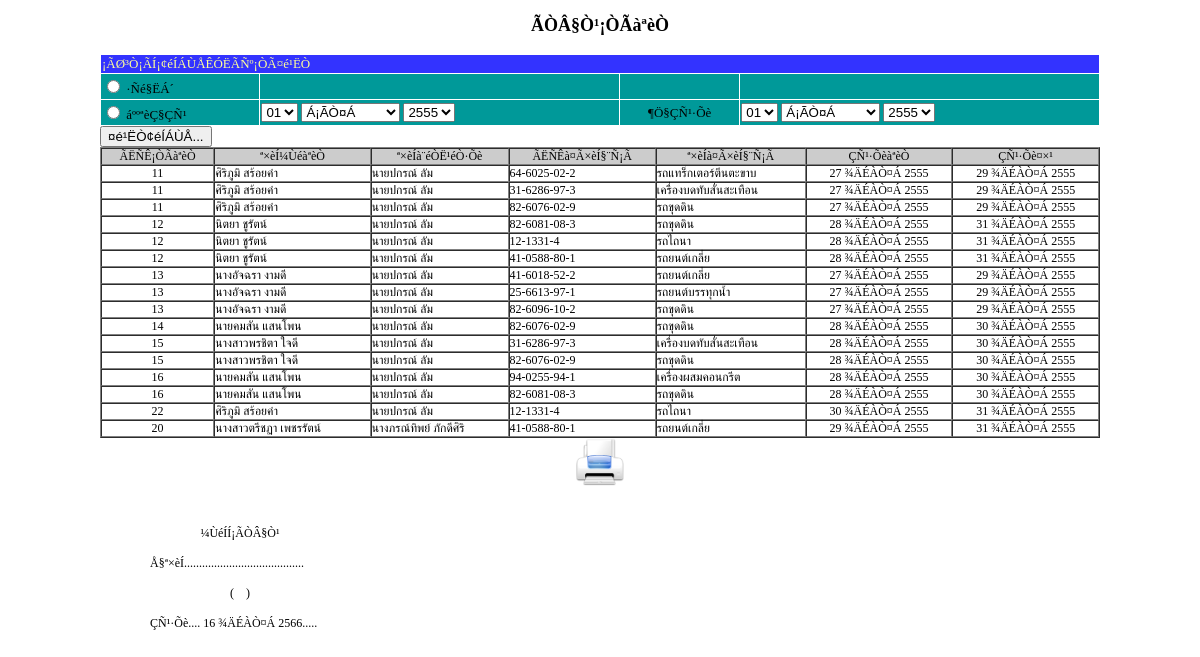
/employee/report_lease.php, run on the app's committed database.
### tables this page shows
CREATE TABLE `tb_lease_detail` (
  `leas_id` int(10) NOT NULL,
  `mac_id` varchar(12) NOT NULL,
  `period` int(11) NOT NULL,
  `leas_date` text NOT NULL,
  `return_date` text NOT NULL,
  PRIMARY KEY  (`leas_id`,`mac_id`)
);

CREATE TABLE `tb_member` (
  `mem_id` varchar(13) NOT NULL,
  `mem_name` varchar(50) NOT NULL,
  `sex` varchar(1) NOT NULL,
  `address` varchar(100) NOT NULL,
  `reg_card` varchar(13) NOT NULL,
  `date_issue` varchar(20) NOT NULL,
  `Birthday` varchar(50) NOT NULL,
  `mem_age` varchar(2) NOT NULL,
  `phone` varchar(10) NOT NULL,
  `date_regis` varchar(30) NOT NULL,
  PRIMARY KEY  (`mem_id`),
  UNIQUE KEY `reg_card` (`reg_card`,`phone`)
);

CREATE TABLE `tb_employee` (
  `emp_id` varchar(5) NOT NULL,
  `emp_name` text NOT NULL,
  `emp_user` varchar(15) NOT NULL,
  `emp_pass` varchar(15) NOT NULL,
  `brithday` text NOT NULL,
  `sex` varchar(1) NOT NULL,
  `address` varchar(100) NOT NULL,
  `phone` varchar(10) NOT NULL,
  `Position_id` varchar(5) NOT NULL,
  PRIMARY KEY  (`emp_id`)
);

CREATE TABLE `tb_machin` (
  `mac_id` varchar(12) NOT NULL,
  `mac_name` varchar(30) NOT NULL,
  `mac_licen` varchar(15) NOT NULL,
  `mac_brand` varchar(5) NOT NULL,
  `mac_type` varchar(5) NOT NULL,
  `mec_price` float NOT NULL,
  `mac_unit` int(11) NOT NULL,
  `mac_status` char(5) default NULL,
  `mac_control` varchar(2) NOT NULL,
  `mac_picture` text NOT NULL,
  PRIMARY KEY  (`mac_id`)
);

### employee/function.php (called while the page is built, shortened)
<?php
$thai_month_arr=array(
  "0"=>"",
   "1"=>"Á¡ÃÒ¤Á",
   "2"=>"¡ØÁÀÒ¾Ñ¹¸ì",
  "3"=>"ÁÕ¹Ò¤Á",
  "4"=>"àÁÉÒÂ¹",
   "5"=>"¾ÄÉÀÒ¤Á",
   "6"=>"ÁÔ¶Ø¹ÒÂ¹",
   "7"=>"¡Ã¡®Ò¤Á",
    "8"=>"ÊÔ§ËÒ¤Á",
    "9"=>"¡Ñ¹ÂÒÂ¹",
 "10"=>"µØÅÒ¤Á",
   "11"=>"¾ÄÈ¨Ô¡ÒÂ¹",
    "12"=>"¸Ñ¹ÇÒ¤Á"
);
function thai_date1($time){
global $thai_day_arr,$thai_month_arr;
$thai_date_return= " ".date("j",$time);
$thai_date_return.=" ".$thai_month_arr[date("n",$time)];
 $thai_date_return.= " ".(date("Y",$time)+543);
return $thai_date_return;
}
?>

### employee/report_lease.php (the view, shortened to what this page needs)
<?@session_start(); include("../inc_connect.php"); include("function.php");?>
<!DOCTYPE html PUBLIC "-//W3C//DTD XHTML 1.0 Transitional//EN" "http://www.w3.org/TR/xhtml1/DTD/xhtml1-transitional.dtd">
<html xmlns="http://www.w3.org/1999/xhtml">
<head>
<link href="../css/css1.css" rel="stylesheet" type="text/css">
<body><font size="-1">
<center>
<table width="1000"  border="0" cellpadding="0" cellspacing="0" align="center">
  <tr valign="top" height="54">
    <td colspan="7" align="center">
   <H2>ÃÒÂ§Ò¹¡ÒÃàªèÒ</H2>
   </TD></TR>
<TR>
 <FORM METHOD=POST ACTION="" name="form1">
	<TD   height="44">
	   <?if(isset($print)){?>
<?}else{?>
<table width="100%" border="0" cellspacing = "1">
				<tr bgcolor="#3333FF" align="center">
						<td colspan="7" height="15" class = settitle> <div align="left"><font color="#FFFF99" size="2" face="Microsoft Sans Serif, EucrosiaUPC">¡ÃØ³Ò¡ÃÍ¡¢éÍÁÙÅÊÓËÃÑº¡ÒÃ¤é¹ËÒ</font></div></td>
				</tr>
				<tr bgcolor="#009999">
						  <td height="23" bgcolor="#009999" class = setdetail >
								<font size="2" face="Microsoft Sans Serif, EucrosiaUPC">
								<input  type = "RADIO" name = showtype  value = "typemonth"   onClick = "document.form1.selecttype.value = this.value;" >    ·Ñé§ËÁ´ </font>
						  </td>
						   <td height="23" bgcolor="#009999" class = setdetail>&nbsp;
							</td>
							<td height="23" class = setdetail>&nbsp; </td>
							 <td height="23" class = setdetail>&nbsp; </td>
				</tr>
	  <tr bgcolor="#009999">
				  <td height="23"  bgcolor="#009999"  class = setdetail>
						<div align="left"> <font size="2" face="Microsoft Sans Serif, EucrosiaUPC">
					  <input type="radio" name="showtype" value = "typerange"     onClick = "document.form1.selecttype.value = this.value; "> áººªèÇ§ÇÑ¹
					  </font> </div>
				</td>
				<td height="23"   nowrap bgcolor="#009999" class = setdetail>
				  <select name="frmday_from" id = "frmday_from" onClick = "document.form1.showtype[2].checked = '1' ; document.form1.selecttype.value = document.form1.showtype[2].value; ">
					  <option value=  01 >
					  01					  </option>
					  				  </select>
				 <select name="frmmonth_from" onClick = "document.form1.showtype[2].checked = '1' ; document.form1.selecttype.value = document.form1.showtype[2].value; " >
					  <option value=01>Á¡ÃÒ¤Á</option>
					  					</select>
				 <select name="frmyear_from" onClick = "document.form1.showtype[2].checked = '1' ; document.form1.selecttype.value = document.form1.showtype[2].value; ">
				  <option value=  2012 >
					  2555					  </option>
					  					</select> </td>
					<td height="23"  bgcolor="#009999"  class = setdetail>
						<div align="center"> <font size="2" face="Microsoft Sans Serif, EucrosiaUPC">
					   ¶Ö§ÇÑ¹·Õè
					  </font> </div>
				</td>
					<td height="23"   nowrap bgcolor="#009999" class = setdetail>
				  <select name="frmday_to" id = "frmday_to" onClick = "document.form1.showtype[2].checked = '1' ; document.form1.selecttype.value = document.form1.showtype[2].value; ">
					  <option value=  01 >
					  01					  </option>
					  				  </select>
				 <select name="frmmonth_to" onClick = "document.form1.showtype[2].checked = '1' ; document.form1.selecttype.value = document.form1.showtype[2].value; " >
				  <option value=01>Á¡ÃÒ¤Á</option>
					  					</select>
				 <select name="frmyear_to" onClick = "document.form1.showtype[2].checked = '1' ; document.form1.selecttype.value = document.form1.showtype[2].value; ">
			  <option value=  2012 >
					  2555					  </option>
					  					</select> </td>
	  </tr>
  </table>
  <input type="submit" name="Submit" value="¤é¹ËÒ¢éÍÁÙÅ...">
	</FORM>
</TR>
   </TABLE>
   <?}?>
<table width="1000"  border="1" cellpadding="0" cellspacing="0" align="center">
<TR>
	<TD align="center" bgcolor="#CCCCCC">ÃËÑÊ¡ÒÃàªèÒ</TD>
	<TD align="center" bgcolor="#CCCCCC">ª×èÍ¼ÙéàªèÒ</TD>
	<TD align="center" bgcolor="#CCCCCC">ª×èÍà¨éÒË¹éÒ·Õè</TD>
	<TD align="center" bgcolor="#CCCCCC">ÃËÑÊà¤Ã×èÍ§¨Ñ¡Ã</TD>
	<TD align="center" bgcolor="#CCCCCC">ª×èÍà¤Ã×èÍ§¨Ñ¡Ã</TD>
	<TD align="center" bgcolor="#CCCCCC">ÇÑ¹·ÕèàªèÒ</TD>
	<TD align="center" bgcolor="#CCCCCC">ÇÑ¹·Õè¤×¹</TD>
</TR>
    <?
$txt_search3="$frmday_from/$frmmonth_from/$frmyear_from";
$txt_search4="$frmday_to/$frmmonth_to/$frmyear_to";
		if($showtype=='typerange'){
	$sqlreserv=mysql_query("select * from   tb_lease_detail ,tb_machin where tb_lease_detail.mac_id=tb_machin.mac_id and  leas_date between '$txt_search3' and '$txt_search4' ");}
	else{	$sqlreserv=mysql_query("select * from   tb_lease_detail ,tb_machin where tb_lease_detail.mac_id=tb_machin.mac_id");}
						  while($rsreserv= mysql_fetch_array($sqlreserv)) {
$sqlreserv1=mysql_query("select * from   tb_lease , tb_employee, tb_member where tb_lease.leas_id=$rsreserv[0] and tb_lease.emp_id=tb_employee.emp_id and tb_lease.mem_id=tb_member.mem_id");
$rsreserv1= mysql_fetch_array($sqlreserv1);
						 ?>
<TR>
	<TD align="center"><?=$rsreserv[0];?></TD>
	<TD><?=$rsreserv1[mem_name];?></TD>
	<TD><?=$rsreserv1[emp_name];?></TD>
	<TD> <?=$rsreserv[mac_id];?></TD>
	<TD> <?=$rsreserv[mac_name];?></TD>
	 <td align="center"  >
	     <?list($day2, $month2, $year2) = split('[/.-]', $rsreserv[leas_date]);
		$a9_id=  "$year2-$month2-$day2";?>
		<?$eng_date1=strtotime("$a9_id");
echo thai_date1($eng_date1);?>
				 </td>
	<td align="center" >
				    <?list($day11, $month11, $year11) = split('[/.-]', $rsreserv[return_date]);
		$s9_id=  "$year11-$month11-$day11";?>
		<?$eng_date2=strtotime("$s9_id");
echo thai_date1($eng_date2);?>
			</td>
</TR>
<?}?>
   </TABLE>
      <?if(isset($print)){?>
<?}else{?>
   <A HREF="?print"> <IMG SRC="../images/printmgr.png" WIDTH="48" HEIGHT="48" BORDER="0" ALT=""></A>
   <?}?>
<BR><BR><BR>
<table width="1000"  border="0" cellpadding="0" cellspacing="0" align="center" >
<TR>
	<TD align="center" width="50" ></TD>
	<TD   align="center" width="180"  height="30">¼ÙéÍÍ¡ÃÒÂ§Ò¹</TD>
<TD colspan="4"   ></TD>
</TR>
	<TD align="center"></TD>
	<TD   height="30">Å§ª×èÍ........................................</TD>
<TD colspan="4" ></TD>
	<TD align="center"></TD>
	<TD align="center"  height="30">(  &nbsp;<?=$_SESSION['emp_name']?>&nbsp; )</TD>
<TD colspan="4" ></TD>
	<TD align="center"></TD>
	<TD   height="30">ÇÑ¹·Õè....<?php
function ThaiDate1()
{
$ThMonth = array ( "Á¡ÃÒÁ¡", "¡ØÁÀÒ¾Ñ¹¸ì", "ÁÕ¹Ò¤Á", "àÁÉÒÂ¹",
"¾ÄÉÀÒ¤Á", "ÁÔ¶Ø¹ÒÂ¹", "¡Ã¡¯Ò¤Á", "ÊÔ§ËÒ¤Á",
"¡Ñ¹ÂÒÂ¹", "µØÅÒ¤Á", "¾ÄÈ¨Ô¡ÒÂ¹", "¸Ñ¹ÇÒ¤Á" );
$b = date( "n" )-1;
$c = date( "j" );
$d = date( "Y" )+543;
return " $c  $ThMonth[$b]  $d";
}
echo ThaiDate1();
?>.....</TD>
<TD colspan="4" ></TD>
   </TABLE>

### css/css1.css (style rules this page uses)
body,td,th { font-family: MS Sans Serif, CordiaUPC; font-size: 12px; }
body { margin-left: 0px; margin-top: 0px; margin-right: 0px; margin-bottom: 0px; }
a { font-family: MS Sans Serif, CordiaUPC; font-size: 12px; }
a:link { text-decoration: none; }

### data on the page
tb_lease_detail: leas "11", tb_member.mem_name "ศิริภูมิ สร้อยคำ", tb_employee.emp_name "นายปกรณ์ ลัม", mac.mac_id "64-6025-02-2", mac.mac_name "รถแทร็กเตอร์ตีนตะขาบ", eng_date1 "27 ¾ÄÉÀÒ¤Á 2555", eng_date2 "29 ¾ÄÉÀÒ¤Á 2555"
tb_lease_detail: leas "11", tb_member.mem_name "ศิริภูมิ สร้อยคำ", tb_employee.emp_name "นายปกรณ์ ลัม", mac.mac_id "31-6286-97-3", mac.mac_name "เครื่องบดทับสั่นสะเทือน", eng_date1 "27 ¾ÄÉÀÒ¤Á 2555", eng_date2 "29 ¾ÄÉÀÒ¤Á 2555"
tb_lease_detail: leas "11", tb_member.mem_name "ศิริภูมิ สร้อยคำ", tb_employee.emp_name "นายปกรณ์ ลัม", mac.mac_id "82-6076-02-9", mac.mac_name "รถขุดดิน", eng_date1 "27 ¾ÄÉÀÒ¤Á 2555", eng_date2 "29 ¾ÄÉÀÒ¤Á 2555"
tb_lease_detail: leas "12", tb_member.mem_name "นิตยา ชูรัตน์", tb_employee.emp_name "นายปกรณ์ ลัม", mac.mac_id "82-6081-08-3", mac.mac_name "รถขุดดิน", eng_date1 "28 ¾ÄÉÀÒ¤Á 2555", eng_date2 "31 ¾ÄÉÀÒ¤Á 2555"
tb_lease_detail: leas "12", tb_member.mem_name "นิตยา ชูรัตน์", tb_employee.emp_name "นายปกรณ์ ลัม", mac.mac_id "12-1331-4", mac.mac_name "รถไถนา", eng_date1 "28 ¾ÄÉÀÒ¤Á 2555", eng_date2 "31 ¾ÄÉÀÒ¤Á 2555"
tb_lease_detail: leas "12", tb_member.mem_name "นิตยา ชูรัตน์", tb_employee.emp_name "นายปกรณ์ ลัม", mac.mac_id "41-0588-80-1", mac.mac_name "รถยนต์เกลี่ย", eng_date1 "28 ¾ÄÉÀÒ¤Á 2555", eng_date2 "31 ¾ÄÉÀÒ¤Á 2555"
tb_lease_detail: leas "13", tb_member.mem_name "นางอัจฉรา งามดี", tb_employee.emp_name "นายปกรณ์ ลัม", mac.mac_id "41-6018-52-2", mac.mac_name "รถยนต์เกลี่ย", eng_date1 "27 ¾ÄÉÀÒ¤Á 2555", eng_date2 "29 ¾ÄÉÀÒ¤Á 2555"
tb_lease_detail: leas "13", tb_member.mem_name "นางอัจฉรา งามดี", tb_employee.emp_name "นายปกรณ์ ลัม", mac.mac_id "25-6613-97-1", mac.mac_name "รถยนต์บรรทุกน้ำ", eng_date1 "27 ¾ÄÉÀÒ¤Á 2555", eng_date2 "29 ¾ÄÉÀÒ¤Á 2555"
tb_lease_detail: leas "13", tb_member.mem_name "นางอัจฉรา งามดี", tb_employee.emp_name "นายปกรณ์ ลัม", mac.mac_id "82-6096-10-2", mac.mac_name "รถขุดดิน", eng_date1 "27 ¾ÄÉÀÒ¤Á 2555", eng_date2 "29 ¾ÄÉÀÒ¤Á 2555"
tb_lease_detail: leas "14", tb_member.mem_name "นายคมสัน แสนโพน", tb_employee.emp_name "นายปกรณ์ ลัม", mac.mac_id "82-6076-02-9", mac.mac_name "รถขุดดิน", eng_date1 "28 ¾ÄÉÀÒ¤Á 2555", eng_date2 "30 ¾ÄÉÀÒ¤Á 2555"
tb_lease_detail: leas "15", tb_member.mem_name "นางสาวพรชิตา ใจดี", tb_employee.emp_name "นายปกรณ์ ลัม", mac.mac_id "31-6286-97-3", mac.mac_name "เครื่องบดทับสั่นสะเทือน", eng_date1 "28 ¾ÄÉÀÒ¤Á 2555", eng_date2 "30 ¾ÄÉÀÒ¤Á 2555"
tb_lease_detail: leas "15", tb_member.mem_name "นางสาวพรชิตา ใจดี", tb_employee.emp_name "นายปกรณ์ ลัม", mac.mac_id "82-6076-02-9", mac.mac_name "รถขุดดิน", eng_date1 "28 ¾ÄÉÀÒ¤Á 2555", eng_date2 "30 ¾ÄÉÀÒ¤Á 2555"
tb_lease_detail: leas "16", tb_member.mem_name "นายคมสัน แสนโพน", tb_employee.emp_name "นายปกรณ์ ลัม", mac.mac_id "94-0255-94-1", mac.mac_name "เครื่องผสมคอนกรีต", eng_date1 "28 ¾ÄÉÀÒ¤Á 2555", eng_date2 "30 ¾ÄÉÀÒ¤Á 2555"
tb_lease_detail: leas "16", tb_member.mem_name "นายคมสัน แสนโพน", tb_employee.emp_name "นายปกรณ์ ลัม", mac.mac_id "82-6081-08-3", mac.mac_name "รถขุดดิน", eng_date1 "28 ¾ÄÉÀÒ¤Á 2555", eng_date2 "30 ¾ÄÉÀÒ¤Á 2555"
tb_lease_detail: leas "22", tb_member.mem_name "ศิริภูมิ สร้อยคำ", tb_employee.emp_name "นายปกรณ์ ลัม", mac.mac_id "12-1331-4", mac.mac_name "รถไถนา", eng_date1 "30 ¾ÄÉÀÒ¤Á 2555", eng_date2 "31 ¾ÄÉÀÒ¤Á 2555"
tb_lease_detail: leas "20", tb_member.mem_name "นางสาวตรีชฏา เพชรรัตน์", tb_employee.emp_name "นางภรณ์ทิพย์ ภักดีศิริ", mac.mac_id "41-0588-80-1", mac.mac_name "รถยนต์เกลี่ย", eng_date1 "29 ¾ÄÉÀÒ¤Á 2555", eng_date2 "31 ¾ÄÉÀÒ¤Á 2555"

### other printed values
ThaiDate1() "16 ¾ÄÉÀÒ¤Á 2566"
